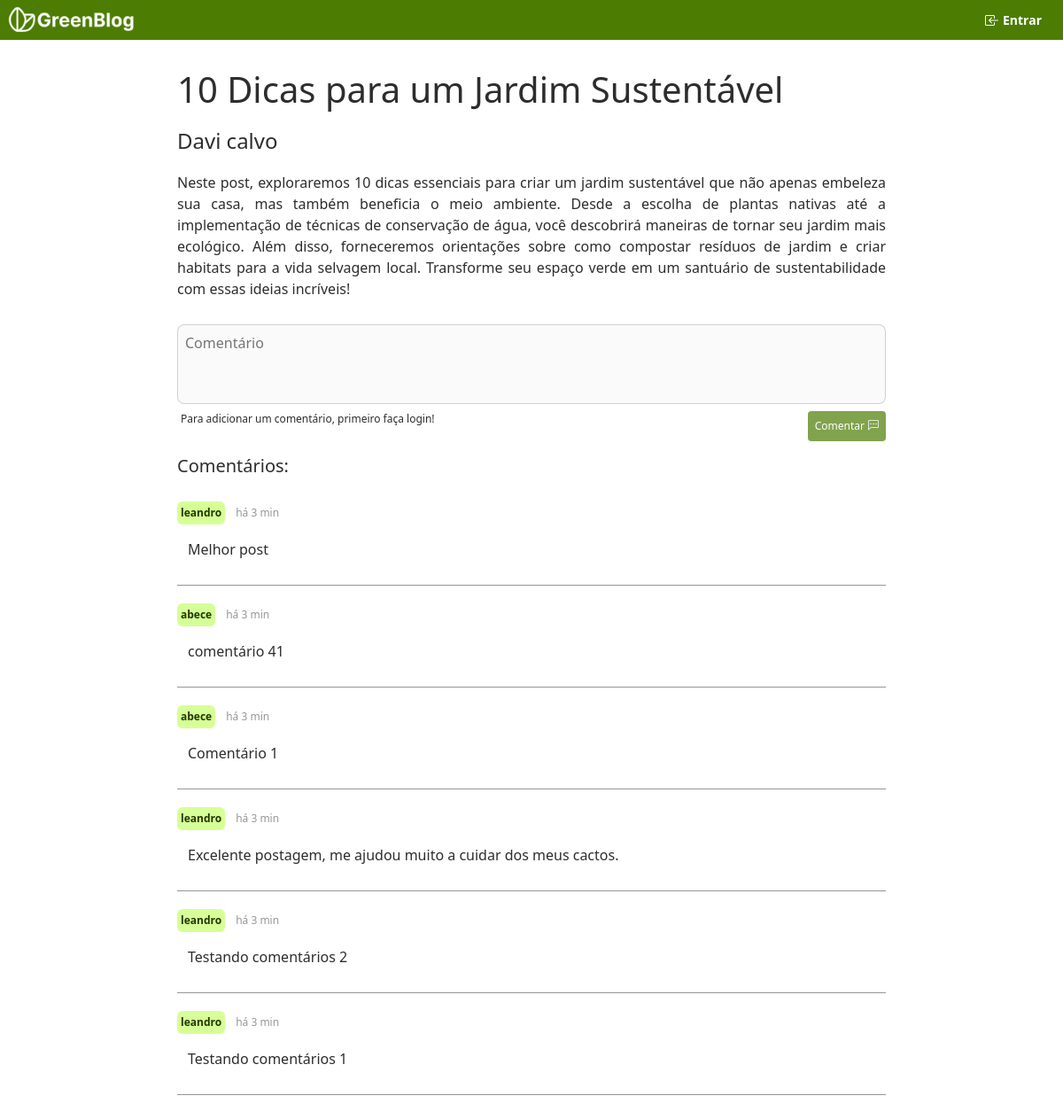
Page /post.php?id=1 on the earlier database version.
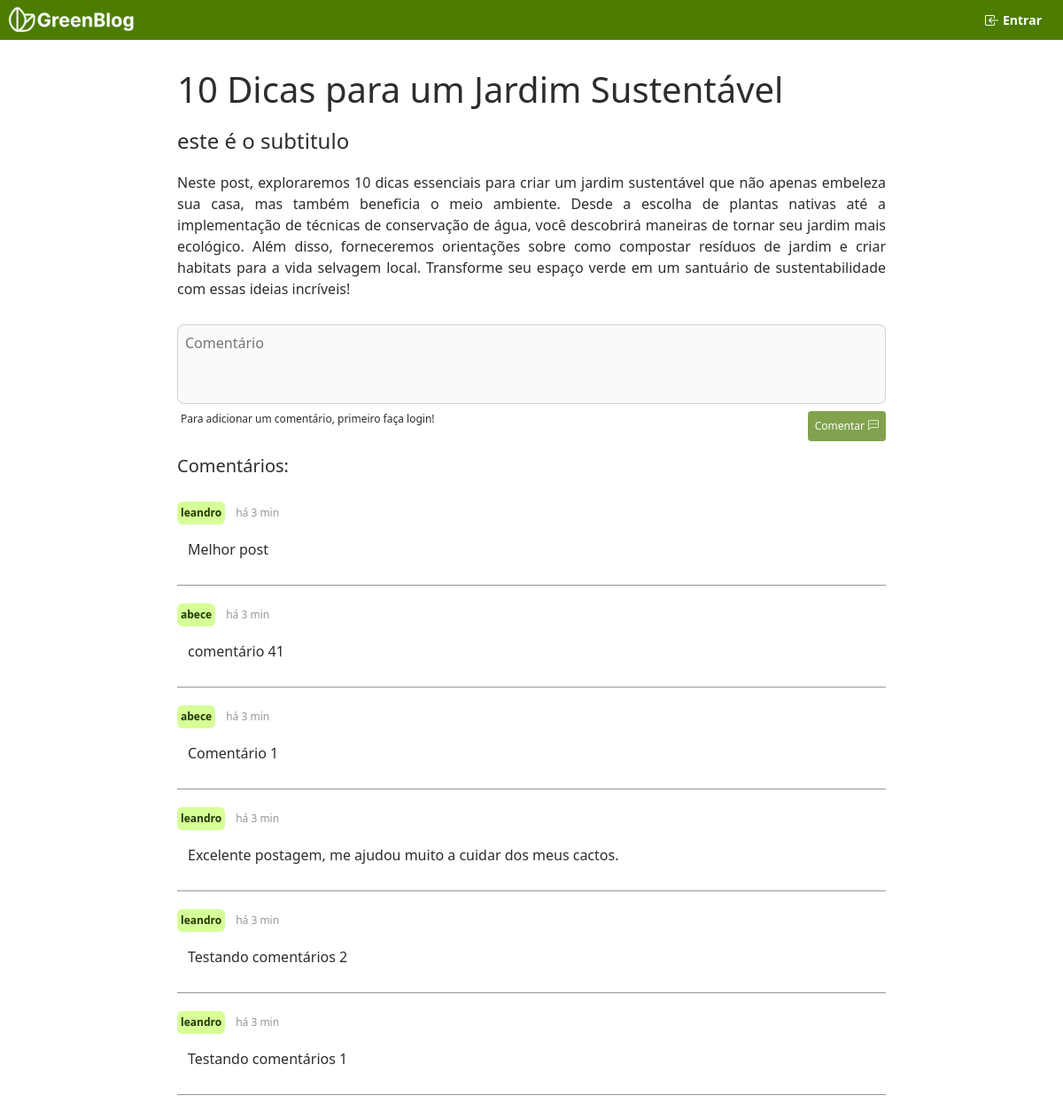
Same page on the later database version.
### tables this page shows
CREATE TABLE posts (
	post_id integer primary key autoincrement,
    owner_id int not null references user(user_id),
    title varchar(100),
    content text,
    created_at timestamp DEFAULT CURRENT_TIMESTAMP,
    subtitle text(100)
);

CREATE TABLE comments (
	id integer not null primary key autoincrement,
    post_id int not null references posts(post_id),
    owner_id int not null references user(user_id),
    content text,
    created_at timestamp DEFAULT CURRENT_TIMESTAMP
);

### database/database.php (called while the page is built, shortened)
<?php
$db = new PDO("sqlite:".DATABASE_PATH);
function get_comments_by_post_id(String $post_id){
  global $db;
  $sql = "--sql
		SELECT comments.*, user.username
		FROM comments, user
		WHERE user.user_id = comments.owner_id AND post_id = '$post_id'
		ORDER BY comments.created_at DESC
	";
  $query = $db->prepare($sql);
	$query->execute();
  $query = $query->fetchAll(PDO::FETCH_ASSOC);
  return $query;
}
function get_post_by_id(String $id){
  global $db;
  $sql = "--sql
		SELECT * FROM posts WHERE post_id = '$id'
	";
  $query = $db->prepare($sql);
	$query->execute();
  $query = $query->fetch(PDO::FETCH_ASSOC);
  return $query;
}

### post.php (the view, shortened to what this page needs)
<?php
include './database/database.php';
$header = include './header.php';
$post_id = $_GET['id'];
$post = get_post_by_id($post_id);
$comments = get_comments_by_post_id($post_id);
?>
<!DOCTYPE html>
<html lang="pt-br">
<head>
  <link rel="stylesheet" href="/styles/global.css">
  <link rel="stylesheet" href="/styles/posts.css">
</head>
<body>
  <?= $header ?>
  <main id="container">
    <div id="content">
      <h1 class="h1"><?= $post['title'] ?></h1>
      <p class="h4" id="subtitle"><?= $post['subtitle'] ?></p>
      <p id="content_body"><?= $post['content'] ?></p>
      <form action="/actions/comment.php" method="post" id="form">
        <textarea name="comment" id="comment_field" cols="30" rows="10" disabled required
          placeholder=Comentário></textarea>
        <div>
          <span>Para adicionar um comentário, primeiro faça login!</span>
          <button id="send_comment_bt" disabled>
            Comentar
            <span class="bi bi-chat-left-dots"></span>
          </button>
        </div>
      </form>
    </div>
    <div id="comments">
      <h5 class="h5">Comentários:</h5>
      <?php
      if ($comments) {
        foreach ($comments as &$comment) {
          $content = &$comment['content'];
          $username = &$comment['username'];
          echo <<<HTML
              <div id="comment" >
                <div id="comment_title" >
                  <span>$username</span>
                  <span> há 3 min</span>
                </div>
                <p>$content</p>
              </div>
            HTML;
        }
      }
      ?>
    </div>
  </main>
</body>
</html>

### header.php
<?php
return <<<HTML
  <link rel="stylesheet" href="./styles/header.css">
  <header>
    <div>
      <a href="/" id="logo-white">
      </a>
    </div>
    <div id="user_case" >
      <a href="signin.php" >
        <button id="login_link">
          <span id="login_icon" class="bi bi-box-arrow-in-left"></span>
          <span>Entrar</span>
        </button>
      </a>
    </div>
  </header>
  <script src="/scripts/header.js" ></script>
HTML;
?>

### styles/global.css (style rules this page uses)
:root { --primary-1: #D6FF97; --primary-2: #4C7D02; --primary-3: #213700; --alert-1: rgb(238, 108, 68); --font-1: #969696; --font-2: #343434; --font-3: #2D2D2D; --white: #FFFFFF; --back-color: #FFFFFF; --white: #FFFFFF; --header-height: 45px }
body { background-color: var(--back-color); }
* { margin: 0; padding: 0; box-sizing: border-box; color: var(--font-3); }
a { text-decoration: none; color: var(--font-3); }
button { background-color: var(--white); border: none; padding: 2px 8px; border-radius: 4px; display: flex; justify-content: center; align-items: center; gap: 4px; }
main { width: 100%; height: calc(100vh - var(--header-height)); margin-top: var(--header-height); }
#container { display: flex; flex-direction: column; align-items: center; width: 100%; height: calc(100vh - var(--header-height)); overflow-x: auto; padding: 16px; }

### styles/posts.css (style rules this page uses)
#content { max-width: 800px; width: 100%; display: flex; flex-direction: column; gap: 12px; padding: 16px 0; font-size: 18px; }
textarea { resize: none; width: 100%; height: 90px; padding: 8px; border-radius: 8px; font-size: 16px; }
#form { display: flex; flex-direction: column; align-items: end; gap: 8px; }
#form>div { width: 100%; display: flex; justify-content: space-between; font-size: 12px; padding-left: 4px; }
#send_comment_bt { padding: 8px; background-color: var(--primary-2); color: var(--white); font-weight: 500; }
#send_comment_bt>span { color: var(--white); }
#send_comment_bt:disabled { opacity: .7; }
#content_body { text-align: justify; line-height: 24px; font-size: 16px; font-weight: 500; }
#comments { max-width: 800px; width: 100%; display: flex; flex-direction: column; gap: 20px; padding-bottom: 50px; }
#comment { width: 100%; border-bottom: 1px solid var(--font-1); display: flex; flex-direction: column; gap: 16px; padding: 0 0 12px 0; }
#comment>p { padding: 0 12px; font-weight: 500; }
#comment_title { display: flex; gap: 12px; align-items: center; font-size: 12px; }
#comment_title>span:first-child { background-color: var(--primary-1); padding: 4px; border-radius: 6px; color: var(--primary-3); font-weight: 600; }
#comment_title>span:last-child { color: var(--font-1); font-weight: 500; }

### styles/header.css (style rules this page uses)
header { background-color: var(--primary-2); width: 100%; height: var(--header-height); position: fixed; top: 0; font-weight: 600; display: flex; justify-content: space-between; align-items: center; padding: 8px; }
#logo-white { width: 150px; height: calc(var(--header-height) - 8px); background-image: url(/assets/logo-white.png); background-repeat: no-repeat; background-position: center; background-size: cover; }
header>div { display: flex; gap: 12px; justify-content: center; }
header div:first-child { justify-content: start; }
header div:last-child { justify-content: end; }
#login_icon { font-size: 16px; color: var(--white); font-weight: 600; }
#login_link>span:last-child { color: var(--white); font-weight: 600; font-size: 14px; }
#login_link { padding: 4px 8px; background-color: transparent; }
#user_case { display: flex; justify-content: end; align-items: center; gap: 20px; padding: 0 8px; }

Differences in the rows shown:
changed posts "10 Dicas para um Jardim Sustentável": subtitle "Davi calvo" → "este é o subtitulo"
